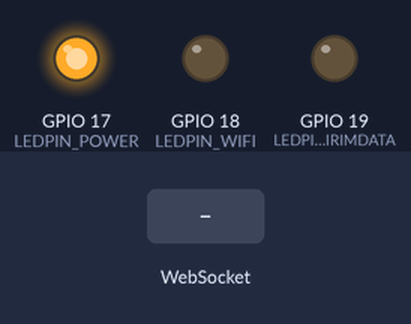
Simulated run of this sketch. Board: ESP32. On the bench: output pins drawn as LEDs (lit = HIGH). The inputs (shaded band) are chosen by the test bench. WiFi joins after 1.5 s; servers stay silent unless stated; what the sketch prints to the serial monitor is not drawn.

Above: at 0.1 s.
At 3.3 s:
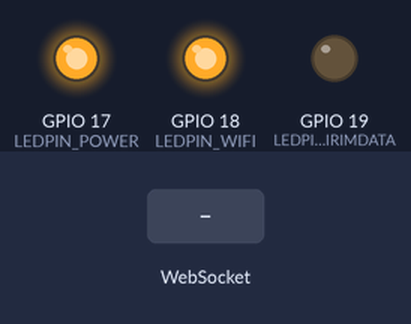
3.4 s: WebSocket text "1" received
Timing chart, 0 to 6.4 s (numbered marks = the images above; inputs shaded):
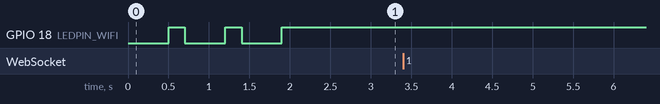

Measured:
- after the input at 3.4 s, every drawn part: stays the same

The sketch:

websocket.ino
```cpp
#include <WiFi.h>
#include <WebSocketsClient.h>
#include <Adafruit_Sensor.h>
#include <DHT.h>
#include <DHT_U.h>

#define DHTPIN 27
#define DHTTYPE DHT11
#define LEDPIN_POWER 17        // LED untuk indikator daya
#define LEDPIN_WIFI 18         // LED untuk indikator koneksi Wi-Fi
#define LEDPIN_KIRIMDATA 19    // LED untuk indikator pengiriman data

const char* ssid = "RIAN";
const char* password = "rianwelut";
// const char* websocket_server = "http://192.168.2.194:3000/data";  // Ganti sesuai alamat WebSocket server
const char* websocket_server = "http://192.168.0.189";
const uint16_t websocket_port = 3000;

DHT_Unified dht(DHTPIN, DHTTYPE);
WebSocketsClient webSocket;

float t;
float h;
unsigned long previousMillis = 0;
const long interval = 60000;

// Fungsi untuk indikator pengiriman data
void blinkled() {
  digitalWrite(LEDPIN_KIRIMDATA, HIGH);  // Nyalakan LED
  delay(300);
  digitalWrite(LEDPIN_KIRIMDATA, LOW);   // Matikan LED
  delay(10);
}

void setup() {
  Serial.begin(115200);
  dht.begin();

  // Set semua LED sebagai output
  pinMode(LEDPIN_POWER, OUTPUT);
  pinMode(LEDPIN_WIFI, OUTPUT);
  pinMode(LEDPIN_KIRIMDATA, OUTPUT);

  // Indikator daya alat hidup
  digitalWrite(LEDPIN_POWER, HIGH);  // Nyalakan LED daya

  // Koneksi ke Wi-Fi
  Serial.println("Connecting to WiFi...");
  WiFi.begin(ssid, password);
  while (WiFi.status() != WL_CONNECTED) {
    delay(500);
    Serial.print(".");
    digitalWrite(LEDPIN_WIFI, HIGH);  // Blink LED WiFi selama proses koneksi
    delay(200);
    digitalWrite(LEDPIN_WIFI, LOW);
  }
  Serial.println("\nWiFi connected");
  digitalWrite(LEDPIN_WIFI, HIGH);  // LED WiFi tetap nyala setelah koneksi sukses

  setupWebSocket();
}

void setupWebSocket() {
  webSocket.begin(websocket_server, websocket_port, "/", "data");
  webSocket.onEvent(webSocketEvent);
}

void webSocketEvent(WStype_t type, uint8_t * payload, size_t length) {
  switch (type) {
    case WStype_DISCONNECTED:
      Serial.println("WebSocket Disconnected");
      break;
    case WStype_CONNECTED:
      Serial.println("WebSocket Connected");
      break;
    case WStype_TEXT:
      Serial.printf("WebSocket message: %s\n", payload);
      break;
  }
}

void getCalibratedData() {
  sensors_event_t event;
  dht.temperature().getEvent(&event);
  t = event.temperature;
  dht.humidity().getEvent(&event);
  h = event.relative_humidity;
}

void sendDataSensor() {
  // Ambil data sensor yang sudah terkalibrasi
  getCalibratedData();

  // Buat JSON string dengan data temperature dan humidity
  String jsonData = "{\"temperature\": " + String(t) + ", \"humidity\": " + String(h) + "}";

  // Kirim data JSON melalui WebSocket
  webSocket.sendTXT(jsonData);
  Serial.println("Data sent via WebSocket: " + jsonData);

  // Indikator LED untuk menandakan data telah dikirim
  blinkled();
}

void loop() {
  // Proses WebSocket
  webSocket.loop();

  // Kirim data sensor setiap interval tertentu
  unsigned long currentMillis = millis();
  if (currentMillis - previousMillis >= interval) {
    previousMillis = currentMillis;
    sendDataSensor();
  }
}
```
